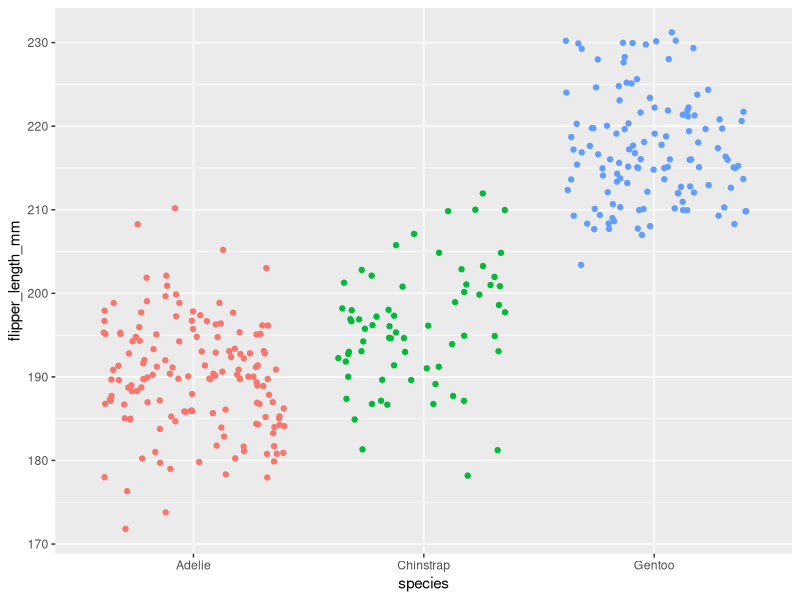
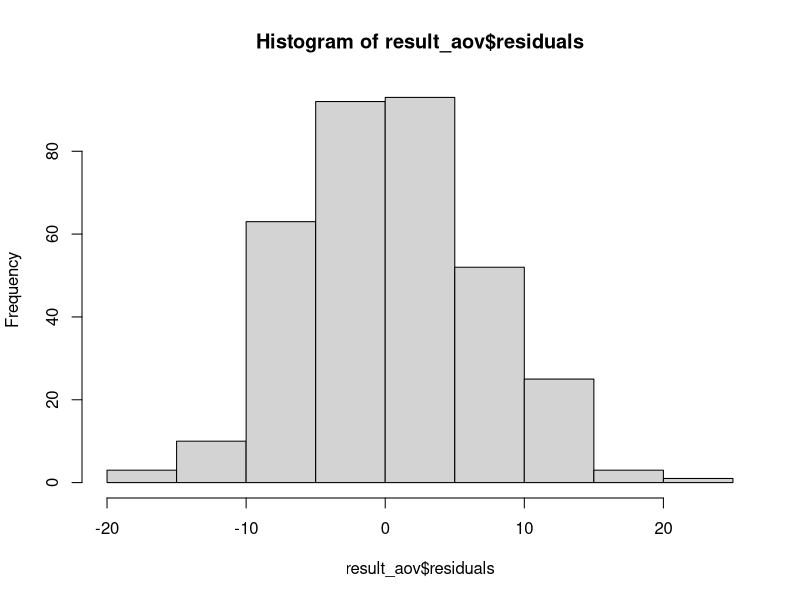
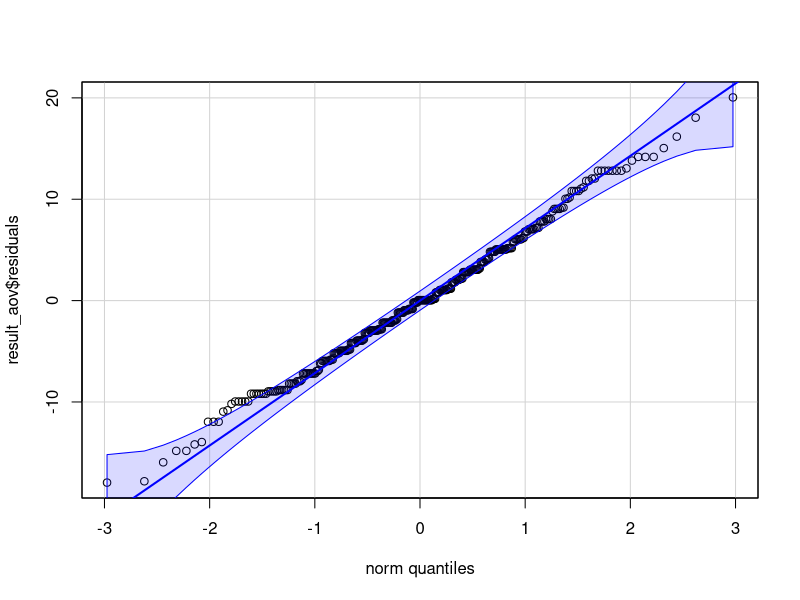
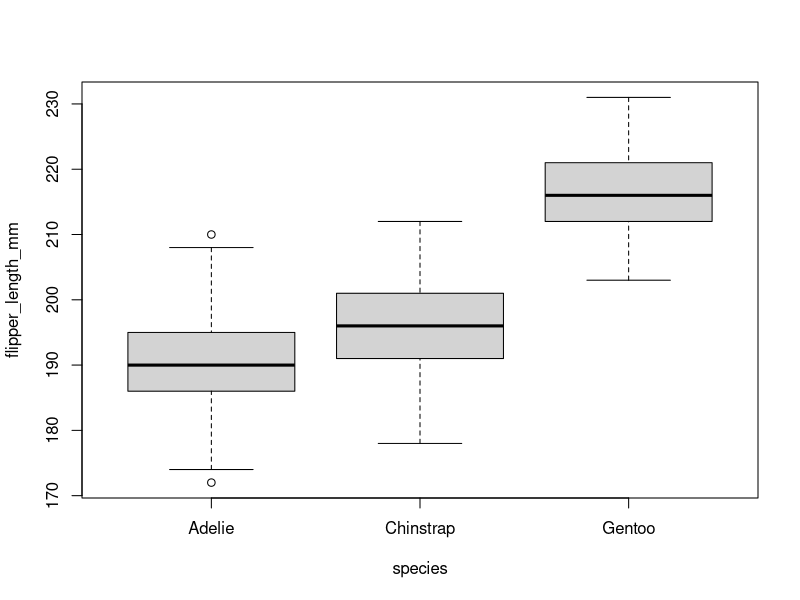
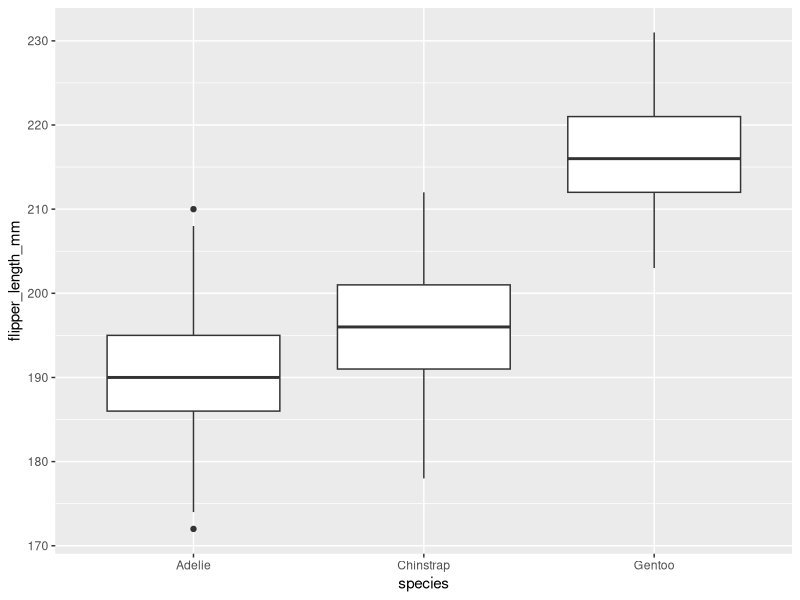

Reproduce these figures in R, in order.
## There are several Types of ANOVA: one-way ANOVA, two-way ANOVA, mixed ANOVA, repeated measures Anova
### Source: https://statsandr.com/blog/anova-in-r/#introduction

# Although ANOVA is used to make inference about means of different groups, the method 
# is called “analysis of variance”. Because it compares the “between” 
# variance (the variance between the different groups) and the variance “within” (the variance within each group). 
# If the between variance is significantly larger than the within variance, the group means are declared to be different.


library(palmerpenguins)
library(tidyverse)
  
colnames(penguins)

data <- penguins %>% 
              select(c('species', "flipper_length_mm"))


ggplot(data) +
  aes(x= species, y = flipper_length_mm, color = species) +
  geom_jitter() +
  theme(legend.position = 'none')


# Underlying Assumptions of ANOVA:
#--> one should be continuous quantitative dependent variable and one qualitative independent var.
#--> Independent. (variable are independent of each other. no autocorrelation)
#--> Normality.
#--> Homogeneity.

#### Normality test: 
# visually:

result_aov <- aov(flipper_length_mm ~ species, data)

# par(mfrow = c(1, 2)) # combine plots

hist(result_aov$residuals)
library(car)
qqPlot(result_aov$residuals,
       id = FALSE)

# or we can perform normality test.
shapiro.test(result_aov$residuals)
# p value is greater than 0.05, we fail to reject H0 --> residual follows normal
# distribution.


#### Equality of Variance (aka homogeneity):
# Boxplot
boxplot(flipper_length_mm ~ species, data)
#the boxplot show a similar variance for the different species.

# Levene's test
library(car)

leveneTest(flipper_length_mm ~ species,
           data = data)
# p value is = 0.7188, we fail to reject the null hypothesis.


#### Preliminary Analysis Before anova:
ggplot(data) +
  aes(x = species, y = flipper_length_mm) +
  geom_boxplot()
# flipper_length on Gentoo is larger than other two species.

# Descriptive Stat
data %>% 
  group_by(species) %>% 
  summarise(mean = mean(flipper_length_mm, na.rm = TRUE),
            sd = sd(flipper_length_mm, na.rm = TRUE))

# Above results shows that there is difference in flipper length for species on that sample
# But is it true for population. We confirm it by ANOVA

### ANOVA:
#Research question: Is there any difference in flipper length for 3 different species of penguins?
# H0: there is no difference
# H1: At least one of them is different.

oneway.test(flipper_length_mm ~ species,
            data,
            var.equal = TRUE)
# p-value < 2.2e-16
# we reject the null hypothesis.

# 2nd method:
res_aov <- aov(flipper_length_mm ~ species,
               data = data
)

summary(res_aov)

## When null hypothesis accepted we stop there.
## Since, we failed to reject null hypothesis we can further find which mean is different than others.

### Post-hoc test in R: Tukey HSD, Dunnett test.

library(multcomp)

# Tukey HSD test:
post_test <- glht(res_aov,
                  linfct = mcp(species = "Tukey")
)

summary(post_test)
